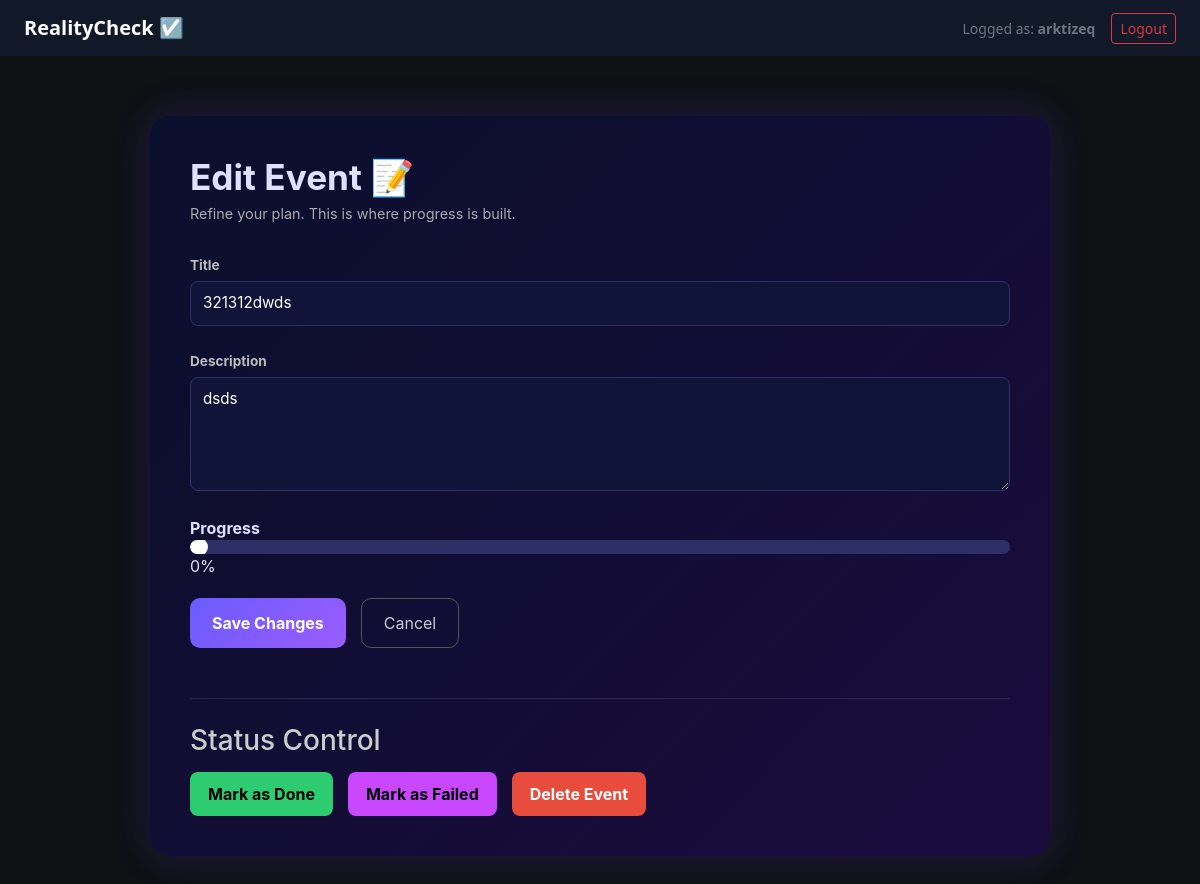
Screenshot of /events/6/edit (signed in) with the database file from the repository.
### app/models/user.py (models this page shows)
class User(Base):
    __tablename__ = "users"
    id = Column(Integer, primary_key=True)
    login = Column(String, unique=True, nullable=False, index=True)
    hashed_password = Column(String, nullable=False)
    created_at = Column(DateTime(timezone=True), server_default=func.now())
    events = relationship("Event", back_populates="user")

### app/models/event.py (models this page shows)
class Event(Base):
    __tablename__ = "events"
    id: Mapped[int] = mapped_column(Integer, primary_key=True, index=True)
    title: Mapped[str] = mapped_column(String(100), nullable=False)
    description: Mapped[str] = mapped_column(String(100), nullable=True)
    progress: Mapped[int] = mapped_column(Integer, default=0)
    status: Mapped[str] = mapped_column(String(100), default="planned")
    failure_note: Mapped[str] = mapped_column(String(100), nullable=True)
    created_at: Mapped[datetime] = mapped_column(DateTime, default=datetime.utcnow)
    user_id: Mapped[int] = mapped_column(Integer, ForeignKey("users.id"), nullable=False)
    user = relationship("User", back_populates="events")

### app/api/pages.py (the view)
@router.get("/events/{event_id}/edit", response_class=HTMLResponse)
def edit_event_page(
    request: Request,
    event_id: int,
    db: Session = Depends(get_db),
    user: User = Depends(get_current_user),
):
    event = (
        db.query(Event)
        .filter(Event.id == event_id, Event.user_id == user.id)
        .first()
    )
    if not event:
        raise HTTPException(status_code=404)
    return templates.TemplateResponse(
        "edit_event.html",
        {
            "request": request,
            "current_user": user,
            "event": event,
        },
    )

### app/templates/edit_event.html (shortened to what this page needs)
{% extends "base.html" %}
{% block content %}
    <link rel="stylesheet" href="{{ url_for('static', path='css/edit_event.css') }}">
<div class="edit-container">
    <div class="edit-header">
        <h1><strong>Edit Event 📝</strong></h1>
        <p class="subtitle">Refine your plan. This is where progress is built.</p>
    </div>
    <form method="post" class="edit-form">
        <div class="field">
            <label><strong>Title</strong></label>
            <input type="text" name="title" value="{{ event.title }}" required>
        </div>
        <div class="field">
            <label><strong>Description</strong></label>
            <textarea name="description" rows="4">{{ event.description or "" }}</textarea>
        </div>
        <div class="progress-wrapper">
        <label><strong>Progress</strong></label>
        <div class="smart-progress">
        <input
            type="range"
            min="0"
            max="100"
            value="{{ event.progress }}"
            name="progress"
            id="progressSlider"
            oninput="updateProgress(this.value)"
        >
            </div>
            <div class="progress-value">
                <span id="progressValue">{{ event.progress }}</span>%
            </div>
            <div class="actions-row">
                <button class="btn-primary" type="submit">
                    Save Changes
                </button>
                <a href="/" class="btn-secondary">
                    Cancel
                </a>
            </div>
            </div>
        </form>
    <div class="status-panel">
        <h3>Status Control</h3>
        <div class="status-actions">
            <form method="post" action="/events/{{ event.id }}/done">
                <button class="btn-done">Mark as Done</button>
            </form>
            <form method="get" action="/events/{{ event.id }}/fail">
                <button class="btn-fail">Mark as Failed</button>
            </form>
            <form method="post" action="/events/{{ event.id }}/delete">
                <button class="btn-delete">Delete Event</button>
            </form>
        </div>
    </div>
</div>
{% endblock %}

### app/templates/base.html (shortened to what this page needs)
<!DOCTYPE html>
<html lang="pl">
<head>
    <link href="https://cdn.jsdelivr.net/npm/bootstrap@5.3.2/dist/css/bootstrap.min.css" rel="stylesheet">
    <link rel="stylesheet" href="{{ url_for('static', path='css/main.css') }}">
<link rel="stylesheet" href="{{ url_for('static', path='css/auth.css') }}">
</head>
<body>
<nav class="navbar navbar-dark bg-dark px-4">
    <a class="navbar-brand" href="/"><strong>RealityCheck ☑️</strong></a>
    <div class="d-flex align-items-center gap-3">
        {% if current_user %}
            <span class="text-secondary small">
                Logged as: <strong>{{ current_user.login }}</strong>
            </span>
            <form method="post" action="/logout">
                <button class="btn btn-outline-danger btn-sm">
                    Logout
                </button>
            </form>
        {% else %}
            <a href="/login" class="btn btn-outline-primary btn-sm">
                Login
            </a>
        {% endif %}
    </div>
</nav>
<main class="container my-4">
    {% block content %}{% endblock %}
</main>
</body>
</html>

### app/static/css/main.css (style rules this page uses)
body { background-color: #0f1115; color: #e5e7eb; }
.navbar { background-color: #111827 !important; }
a { color: #93c5fd; }
.container, .container-fluid { background-color: transparent; }

### app/static/css/edit_event.css (style rules this page uses)
.edit-container { max-width: 900px; margin: 60px auto; padding: 40px; background: linear-gradient(135deg, #0a0f2c, #1a0b3d); border-radius: 20px; box-shadow: 0 0 40px rgba(120, 60, 255, 0.2); color: #e0e0ff; font-family: 'Inter', sans-serif; }
.edit-header h1 { font-size: 2.2rem; margin-bottom: 5px; }
.subtitle { color: #aaa; font-size: 0.9rem; }
.edit-form { margin-top: 30px; }
.field { margin-bottom: 25px; display: flex; flex-direction: column; }
.field label { font-size: 0.85rem; margin-bottom: 6px; color: #bbb; }
.field input, .field textarea { background: #0f1438; border: 1px solid #2d2f66; border-radius: 8px; padding: 10px 12px; color: white; font-size: 0.95rem; }
input[type="range"] { accent-color: #7a5cff; }
.actions-row { display: flex; gap: 15px; margin-top: 20px; }
.btn-primary { background: linear-gradient(135deg, #6a5cff, #9a5cff); border: none; color: white; padding: 12px 22px; border-radius: 10px; cursor: pointer; font-weight: bold; }
.btn-secondary { background: transparent; border: 1px solid #555; color: #ccc; padding: 12px 22px; border-radius: 10px; text-decoration: none; }
.status-panel { margin-top: 50px; padding-top: 25px; border-top: 1px solid rgba(255,255,255,0.1); }
.status-panel h3 { margin-bottom: 15px; color: #ccc; }
.status-actions { display: flex; gap: 15px; }
.btn-done { background: #2ecc71; border: none; padding: 10px 18px; border-radius: 8px; color: black; font-weight: bold; }
.btn-fail { background: #c847ff; border: none; padding: 10px 18px; border-radius: 8px; color: black; font-weight: bold; }
.btn-delete { background: #e74c3c; border: none; padding: 10px 18px; border-radius: 8px; color: white; font-weight: bold; }
.progress-wrapper { margin-top: 25px; }
.smart-progress { position: relative; width: 100%; height: 14px; background: #2d2f66; border-radius: 10px; overflow: hidden; }
.smart-progress input[type="range"] { position: absolute; left: 0; top: -6px; width: 100%; height: 26px; background: transparent; -webkit-appearance: none; appearance: none; z-index: 2; }

### rows the page displays
User: login "arktizeq"
Event: title "321312dwds", description "dsds", progress "0"
